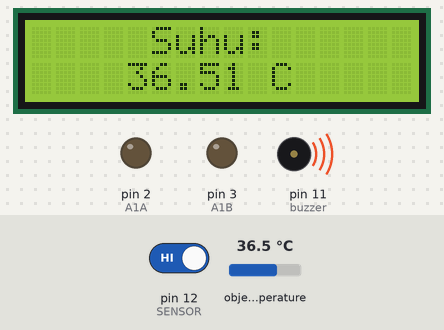
A sketch run on a simulated Arduino Uno, built with avr-gcc and run on an emulated ATmega328P. On the bench: 16×2 character LCD, output pins drawn as LEDs (lit = HIGH), buzzer (waves = sounding, pin HIGH). The test bench sets the inputs (shaded band); at power-on: pin 12 (SENSOR) HIGH, object temperature 36.5 °C. What the sketch prints to the serial monitor is not drawn.

Above: at 1.23 s.
1.8 s: pin 12 (SENSOR) driven LOW
At 2.46 s:
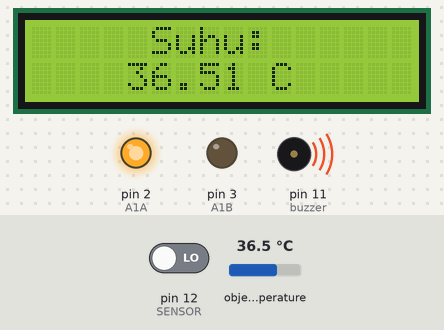
4.5 s: object temperature set to 30.2 °C
At 5.9 s:
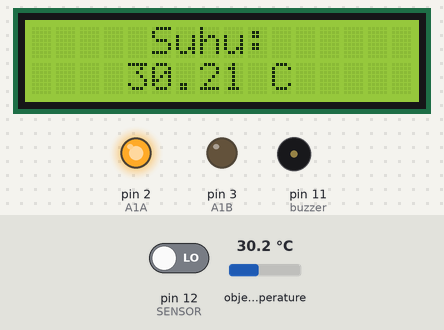
6.9 s: object temperature set to 29.5 °C
At 9.0 s:
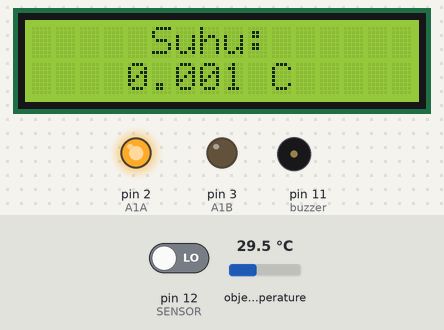
9.3 s: object temperature set to 32 °C
At 9.8 s:
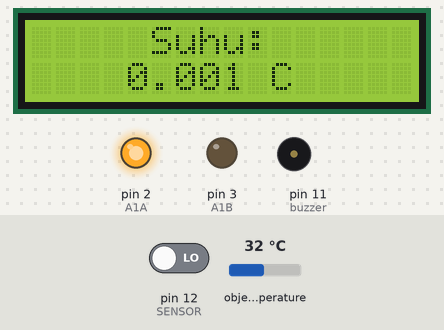
11.4 s: pin 12 (SENSOR) driven HIGH
At 12.3 s:
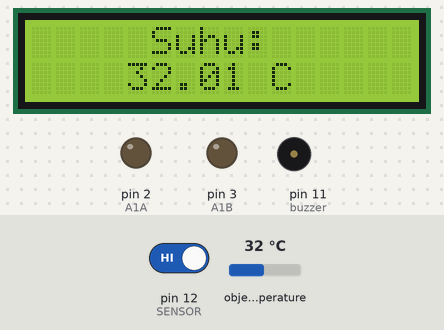
Timing chart, 0 to 15.7 s (numbered marks = the images above; inputs shaded):
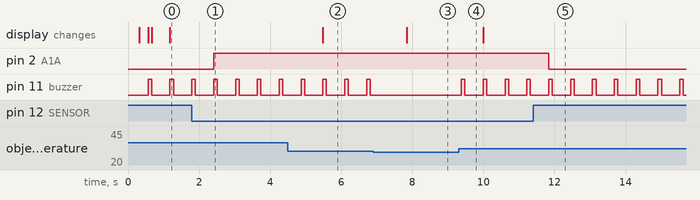

Measured:
- the behaviour switches between 30 and 29.9 °C on object temperature (found by bisection; images 2 and 3)
- after the input at 1.8 s, pin 2 (A1A): LOW → HIGH after 0.61 s
- after the input at 4.5 s, the display: changes after 0.98 s (image 2)
- after the input at 6.9 s, pin 11 (buzzer): stops changing and stays LOW; the display: changes after 0.94 s (image 3)
- after the input at 9.3 s, pin 11 (buzzer): alternates HIGH for 0.10 s and LOW for 0.51 s, starting after 0.08 s
- after the input at 11.4 s, pin 2 (A1A): HIGH → LOW after 0.44 s
- by itself, pin 11 (buzzer): alternates HIGH for 0.10 s and LOW for 0.51 s

The sketch:

Clinometter.ino
```cpp
#include  <Wire.h>
#include  <LiquidCrystal_I2C.h>
#include <Adafruit_MLX90614.h>

//Suhu
#define SENSOR 12 // define pint 2 for sensor

//Pompa
const int A1A = 2;//define pin 2 for A1A
const int A1B = 3;//define pin 3 for A1B

//LCD
LiquidCrystal_I2C lcd(0x3F, 2, 1, 0, 4, 5, 6, 7, 3, POSITIVE);  // Set the LCD I2C address

//buzzer
int buzzer = 11;

//Suhu
Adafruit_MLX90614 mlx = Adafruit_MLX90614();
 float suhuSekarang, suhuJadi;

void setup()
{
  Serial.begin(9600);

  //suhu
  pinMode(SENSOR, INPUT_PULLUP);

  //Pompa
  pinMode(A1A,OUTPUT);
  pinMode(A1B,OUTPUT);

  //buzzer
  pinMode(buzzer, OUTPUT);

  //suhu
  mlx.begin();

  //lcd
  lcd.begin(16,2);   // initialize the lcd for 16 chars 2 lines, turn on backlight

  lcd.backlight();
  delay(250);
  lcd.noBacklight();
  delay(250);
  lcd.backlight();


}

void loop()
{
  //Suhu
  suhuJadi = mlx.readObjectTempC();
  if (suhuJadi<=30){
    suhuJadi=0;
  }else {
    suhuJadi;
  }

  if (suhuJadi>30){
    digitalWrite(buzzer, HIGH);
    delay(100);
    digitalWrite(buzzer, LOW);
//    delay(2000);
  }else if (suhuJadi>=37){
     digitalWrite(buzzer, HIGH);
  } else{
    digitalWrite(buzzer, LOW);
  }

  //Tampilkan di Serial Screen
  Serial.println(suhuJadi);


  //LCD
  lcd.setCursor(5,0);
  lcd.print("Suhu:");
  delay(500);
  lcd.setCursor(4,1);
  lcd.print(suhuJadi);
  lcd.setCursor(10,1);
  lcd.print("C");
//  delay(500);

  //suhu dan pompa
  int L =digitalRead(SENSOR);// read the sensor

  if(L == 0){
    Serial.print(L);
    Serial.println(" Obstacle detected");
    digitalWrite(A1A,HIGH);
    digitalWrite(A1B,LOW);
    //delay(1000);

  }else{
    Serial.print(L);
    Serial.println("  === All clear==");
    digitalWrite(A1A,LOW);
    digitalWrite(A1B,LOW);
  }

}
```
